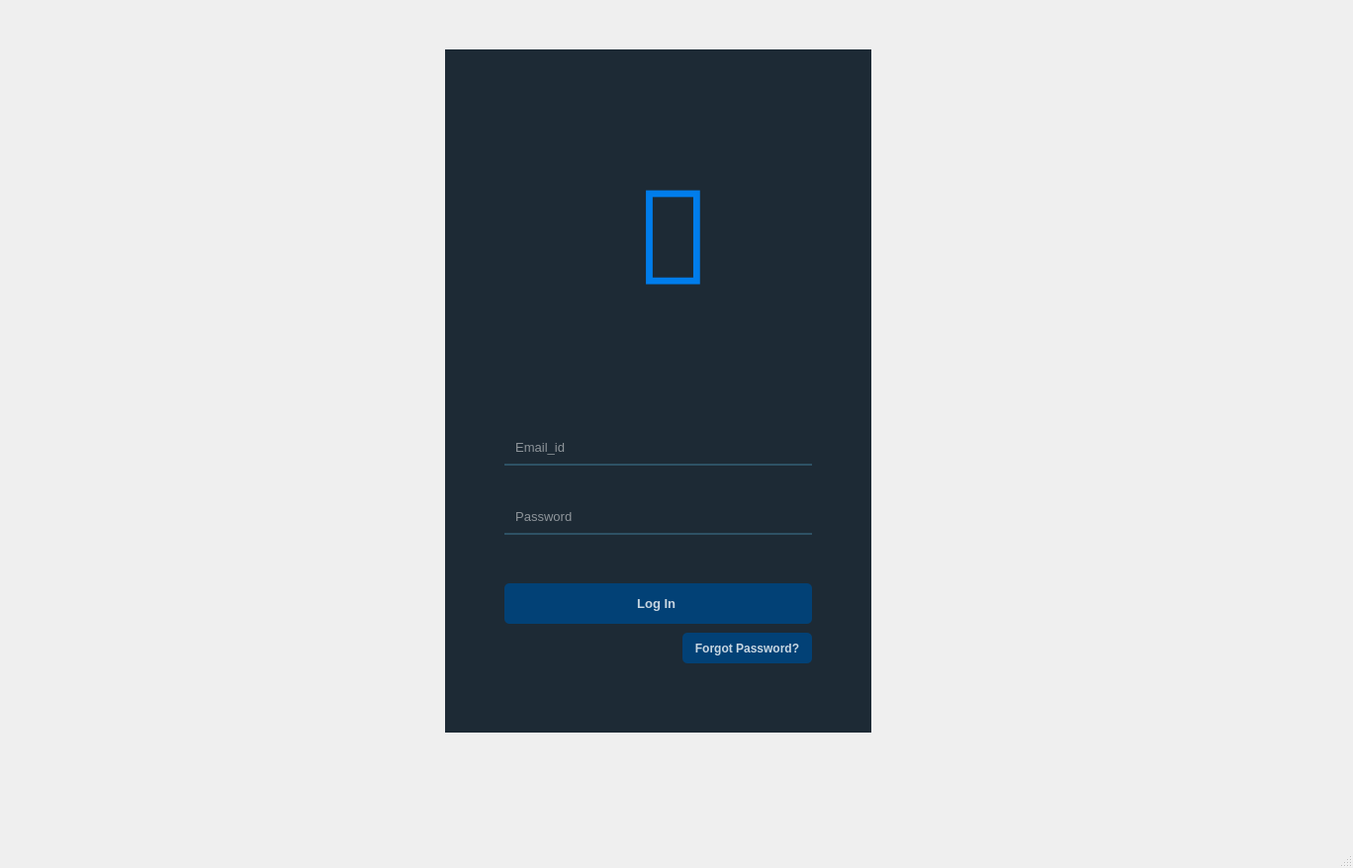
<?xml version="1.0" encoding="UTF-8"?>
<ui version="4.0">
 <class>Login_Page</class>
 <widget class="QMainWindow" name="Login_Page">
  <property name="geometry">
   <rect>
    <x>0</x>
    <y>0</y>
    <width>1368</width>
    <height>878</height>
   </rect>
  </property>
  <property name="minimumSize">
   <size>
    <width>1368</width>
    <height>878</height>
   </size>
  </property>
  <property name="maximumSize">
   <size>
    <width>1368</width>
    <height>878</height>
   </size>
  </property>
  <property name="cursor">
   <cursorShape>PointingHandCursor</cursorShape>
  </property>
  <property name="windowTitle">
   <string>Agent_Login</string>
  </property>
  <widget class="QWidget" name="centralwidget">
   <widget class="QWidget" name="widget" native="true">
    <property name="geometry">
     <rect>
      <x>450</x>
      <y>30</y>
      <width>431</width>
      <height>741</height>
     </rect>
    </property>
    <widget class="QLabel" name="label">
     <property name="geometry">
      <rect>
       <x>-200</x>
       <y>20</y>
       <width>981</width>
       <height>691</height>
      </rect>
     </property>
     <property name="styleSheet">
      <string notr="true">background-color:rgba(16,30,41,240);
border-radius:10px;</string>
     </property>
     <property name="text">
      <string/>
     </property>
    </widget>
    <widget class="QLineEdit" name="lineEdit">
     <property name="geometry">
      <rect>
       <x>60</x>
       <y>410</y>
       <width>311</width>
       <height>31</height>
      </rect>
     </property>
     <property name="font">
      <font>
       <pointsize>10</pointsize>
      </font>
     </property>
     <property name="styleSheet">
      <string notr="true">background-color:rgba(0,0,0,0);
border:2px solid rgba(0,0,0,0);
border-bottom-color:rgba(46,82,101,255);
color:rgb(255,255,255);
padding-bottom:7px;</string>
     </property>
     <property name="echoMode">
      <enum>QLineEdit::Normal</enum>
     </property>
     <property name="placeholderText">
      <string>  Email_id</string>
     </property>
    </widget>
    <widget class="QLineEdit" name="lineEdit_2">
     <property name="geometry">
      <rect>
       <x>60</x>
       <y>480</y>
       <width>311</width>
       <height>31</height>
      </rect>
     </property>
     <property name="font">
      <font>
       <pointsize>10</pointsize>
      </font>
     </property>
     <property name="styleSheet">
      <string notr="true">background-color:rgba(0,0,0,0);
border:2px solid rgba(0,0,0,0);
border-bottom-color:rgba(46,82,101,255);
color:rgb(255,255,255);
padding-bottom:7px;</string>
     </property>
     <property name="echoMode">
      <enum>QLineEdit::Password</enum>
     </property>
     <property name="placeholderText">
      <string>  Password</string>
     </property>
    </widget>
    <widget class="QPushButton" name="pushButton">
     <property name="geometry">
      <rect>
       <x>60</x>
       <y>560</y>
       <width>311</width>
       <height>41</height>
      </rect>
     </property>
     <property name="font">
      <font>
       <pointsize>10</pointsize>
       <weight>75</weight>
       <bold>true</bold>
      </font>
     </property>
     <property name="cursor">
      <cursorShape>PointingHandCursor</cursorShape>
     </property>
     <property name="styleSheet">
      <string notr="true">QPushButton#pushButton{
background-color:rgba(2,65,118,255);
color:rgba(255,255,255,200);
border-radius:5px;
}
QPushButton#pushButton:pressed{
padding-left:5px;
paddimg-top:5px;
background-color:rgba(2,65,118,100);
background-position:calc(100%-10px)center;
}
QPushButton#pushButton:hover{
background-color:rgba(2,65,118,200);
}</string>
     </property>
     <property name="text">
      <string>Log In </string>
     </property>
    </widget>
    <widget class="QLabel" name="label_2">
     <property name="geometry">
      <rect>
       <x>100</x>
       <y>90</y>
       <width>261</width>
       <height>231</height>
      </rect>
     </property>
     <property name="font">
      <font>
       <family>HoloLens MDL2 Assets</family>
       <pointsize>100</pointsize>
      </font>
     </property>
     <property name="styleSheet">
      <string notr="true">color:rgba(0,125,236,255);
</string>
     </property>
     <property name="text">
      <string></string>
     </property>
     <property name="alignment">
      <set>Qt::AlignCenter</set>
     </property>
    </widget>
    <widget class="QPushButton" name="forget">
     <property name="geometry">
      <rect>
       <x>240</x>
       <y>610</y>
       <width>131</width>
       <height>31</height>
      </rect>
     </property>
     <property name="font">
      <font>
       <weight>75</weight>
       <bold>true</bold>
      </font>
     </property>
     <property name="cursor">
      <cursorShape>PointingHandCursor</cursorShape>
     </property>
     <property name="styleSheet">
      <string notr="true">background-color:rgba(2,65,118,255);
color:rgba(255,255,255,200);
border-radius:5px;</string>
     </property>
     <property name="text">
      <string>Forgot Password?</string>
     </property>
    </widget>
   </widget>
  </widget>
  <widget class="QMenuBar" name="menubar">
   <property name="geometry">
    <rect>
     <x>0</x>
     <y>0</y>
     <width>1368</width>
     <height>27</height>
    </rect>
   </property>
  </widget>
  <widget class="QStatusBar" name="statusbar"/>
 </widget>
 <resources/>
 <connections/>
</ui>
